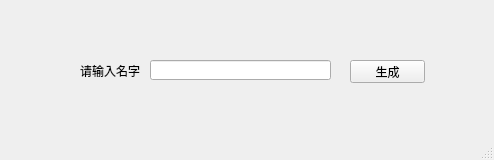
<?xml version="1.0" encoding="UTF-8"?>
<ui version="4.0">
 <class>MainWindow</class>
 <widget class="QMainWindow" name="MainWindow">
  <property name="geometry">
   <rect>
    <x>0</x>
    <y>0</y>
    <width>494</width>
    <height>160</height>
   </rect>
  </property>
  <property name="windowTitle">
   <string>MainWindow</string>
  </property>
  <widget class="QWidget" name="centralwidget">
   <widget class="QPushButton" name="pushButton">
    <property name="geometry">
     <rect>
      <x>350</x>
      <y>60</y>
      <width>75</width>
      <height>23</height>
     </rect>
    </property>
    <property name="text">
     <string>生成</string>
    </property>
   </widget>
   <widget class="QLineEdit" name="lineEdit">
    <property name="geometry">
     <rect>
      <x>150</x>
      <y>60</y>
      <width>181</width>
      <height>20</height>
     </rect>
    </property>
   </widget>
   <widget class="QLabel" name="label">
    <property name="geometry">
     <rect>
      <x>80</x>
      <y>60</y>
      <width>71</width>
      <height>21</height>
     </rect>
    </property>
    <property name="text">
     <string>请输入名字</string>
    </property>
   </widget>
  </widget>
  <widget class="QStatusBar" name="statusbar"/>
 </widget>
 <resources/>
 <connections/>
</ui>
